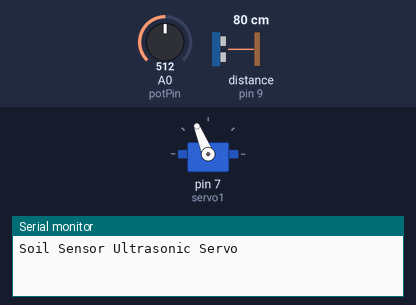
Bench run of a sketch on a simulated Arduino Uno, built with avr-gcc and run on an emulated ATmega328P. On the bench: servo, the last lines printed to the serial monitor. Wiring (inferred from the names in the program): ultrasonic range finder: trigger pin 8; echo pin 9. Inputs (shaded band) come from the test bench; at power-on: distance to the obstacle (sensor on pin 9) 80 cm, A0 (potPin) = 512. The echo pulse lasts 58.3 µs per cm.

Above: at 1.2 s.
1.3 s: distance to the obstacle (sensor on pin 9) set to 18 cm
4.3 s: distance to the obstacle (sensor on pin 9) set to 14 cm
At 7.7 s:
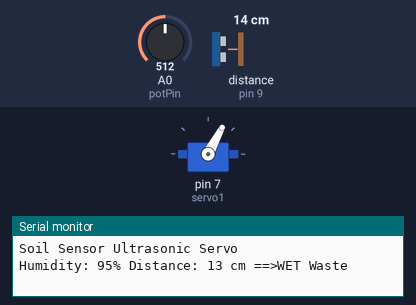
Timing chart, 0 to 15.1 s (numbered marks = the images above; inputs shaded):
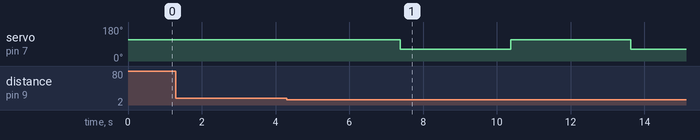

The sketch:

segregation.ino
```cpp
#include <Servo.h>  // Include Servo motor library


Servo servo1;  // Create servo object to control the motor


const int trigPin = 8;   // Ultrasonic sensor trigger pin

const int echoPin = 9;   // Ultrasonic sensor echo pin


long duration;           // To store duration of pulse from ultrasonic sensor

int distance = 0;        // To store calculated distance

int potPin = A0;         // Soil moisture sensor connected to analog pin A0

int soil = 0;            // Raw soil sensor value

int fsoil;               // Averaged and mapped soil moisture


int maxDryValue = 10;    // Threshold to decide if waste is wet or dry

int Ultra_Distance = 15; // Maximum detection distance (in cm) to consider waste


void setup() {

  Serial.begin(9600);          // Begin serial communication

  pinMode(trigPin, OUTPUT);    // Set trigPin as output

  pinMode(echoPin, INPUT);     // Set echoPin as input

  servo1.attach(7);            // Attach the servo motor to pin 7


  servo1.write(112);           // Move servo to neutral position on startup

  Serial.println("Soil Sensor Ultrasonic Servo");

}


void loop() {

  int soil = 0;  // Reset soil reading


  // Measure distance using ultrasonic sensor

  for (int i = 0; i < 2; i++) {

    digitalWrite(trigPin, LOW);

    delayMicroseconds(7);

    digitalWrite(trigPin, HIGH);

    delayMicroseconds(10);

    digitalWrite(trigPin, LOW);

    delayMicroseconds(10);


    duration = pulseIn(echoPin, HIGH);                    // Time taken for echo

    distance = duration * 0.034 / 2 + distance;           // Convert to cm

    delay(10);

  }


  distance = distance / 2;  // Average the 2 readings


  // If object detected within required range

  if (distance < Ultra_Distance && distance > 1) {

    delay(1000);  // Short delay before reading soil moisture


    // Take 3 soil moisture readings and average them

    for (int i = 0; i < 3; i++) {

      soil = analogRead(potPin);                          // Read analog value

      soil = constrain(soil, 485, 1023);                  // Limit extreme values

      fsoil = (map(soil, 485, 1023, 100, 0)) + fsoil;     // Map to percentage

      delay(75);

    }


    fsoil = fsoil / 3;  // Final average moisture


    // Print moisture and distance info

    Serial.print("Humidity: ");

    Serial.print(fsoil);

    Serial.print("%");

    Serial.print(" Distance: ");

    Serial.print(distance);

    Serial.print(" cm");


    // Decision based on moisture value

    if (fsoil > maxDryValue) {

      delay(1000);

      Serial.println(" ==>WET Waste ");

      servo1.write(62);     // Move servo left of neutral for wet waste

      delay(3000);

    } else {

      delay(1000);

      Serial.println(" ==>Dry Waste ");

      servo1.write(162);    // Move servo right of neutral for dry waste

      delay(3000);

    }


    servo1.write(112);      // Return to neutral position

  }


  // Reset values for next cycle

  distance = 0;

  fsoil = 0;

  delay(1000);              // Delay before next detection

}
```

Measured:
- the behaviour switches between 16 and 15 cm on distance to the obstacle (sensor on pin 9) (found by bisection; images 0 and 1)
- after the input at 1.3 s, every drawn part: stays the same
- after the input at 4.3 s, servo on pin 7 (servo1): 112° → 62° after 3.1 s, → 112° 3.0 s later, → 62° 3.2 s later
